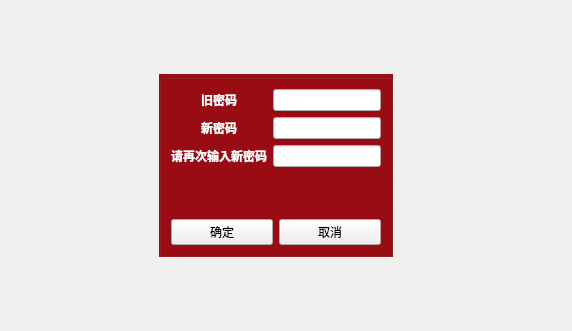
<?xml version="1.0" encoding="UTF-8"?>
<ui version="4.0">
 <class>MchangePassword</class>
 <widget class="QWidget" name="MchangePassword">
  <property name="geometry">
   <rect>
    <x>0</x>
    <y>0</y>
    <width>572</width>
    <height>331</height>
   </rect>
  </property>
  <property name="windowTitle">
   <string>changePassword</string>
  </property>
  <layout class="QGridLayout" name="gridLayout">
   <item row="1" column="3">
    <spacer name="horizontalSpacer_2">
     <property name="orientation">
      <enum>Qt::Horizontal</enum>
     </property>
     <property name="sizeHint" stdset="0">
      <size>
       <width>40</width>
       <height>20</height>
      </size>
     </property>
    </spacer>
   </item>
   <item row="0" column="2">
    <spacer name="verticalSpacer_2">
     <property name="orientation">
      <enum>Qt::Vertical</enum>
     </property>
     <property name="sizeHint" stdset="0">
      <size>
       <width>20</width>
       <height>40</height>
      </size>
     </property>
    </spacer>
   </item>
   <item row="1" column="0">
    <spacer name="horizontalSpacer">
     <property name="orientation">
      <enum>Qt::Horizontal</enum>
     </property>
     <property name="sizeHint" stdset="0">
      <size>
       <width>40</width>
       <height>20</height>
      </size>
     </property>
    </spacer>
   </item>
   <item row="2" column="2">
    <spacer name="verticalSpacer">
     <property name="orientation">
      <enum>Qt::Vertical</enum>
     </property>
     <property name="sizeHint" stdset="0">
      <size>
       <width>20</width>
       <height>40</height>
      </size>
     </property>
    </spacer>
   </item>
   <item row="1" column="1">
    <widget class="QGroupBox" name="groupBox">
     <property name="styleSheet">
      <string notr="true">QGroupBox{
	background-color: rgb(156, 12, 19);
	color: rgb(255, 255, 255);
}
QLabel{
	color: rgb(255, 255, 255);
}</string>
     </property>
     <property name="title">
      <string/>
     </property>
     <layout class="QVBoxLayout" name="verticalLayout">
      <item>
       <layout class="QFormLayout" name="formLayout">
        <property name="labelAlignment">
         <set>Qt::AlignCenter</set>
        </property>
        <property name="formAlignment">
         <set>Qt::AlignHCenter|Qt::AlignTop</set>
        </property>
        <item row="0" column="0">
         <widget class="QLabel" name="label_4">
          <property name="font">
           <font>
            <bold>true</bold>
           </font>
          </property>
          <property name="text">
           <string>旧密码</string>
          </property>
         </widget>
        </item>
        <item row="0" column="1">
         <widget class="QLineEdit" name="editPSWD">
          <property name="echoMode">
           <enum>QLineEdit::Password</enum>
          </property>
         </widget>
        </item>
        <item row="1" column="0">
         <widget class="QLabel" name="label_5">
          <property name="font">
           <font>
            <bold>true</bold>
           </font>
          </property>
          <property name="text">
           <string>新密码</string>
          </property>
         </widget>
        </item>
        <item row="1" column="1">
         <widget class="QLineEdit" name="editNPSWD">
          <property name="echoMode">
           <enum>QLineEdit::Password</enum>
          </property>
         </widget>
        </item>
        <item row="2" column="0">
         <widget class="QLabel" name="label_6">
          <property name="font">
           <font>
            <bold>true</bold>
           </font>
          </property>
          <property name="text">
           <string>请再次输入新密码</string>
          </property>
         </widget>
        </item>
        <item row="2" column="1">
         <widget class="QLineEdit" name="editNPSWD2">
          <property name="echoMode">
           <enum>QLineEdit::Password</enum>
          </property>
         </widget>
        </item>
        <item row="3" column="0">
         <spacer name="verticalSpacer_5">
          <property name="orientation">
           <enum>Qt::Vertical</enum>
          </property>
          <property name="sizeHint" stdset="0">
           <size>
            <width>20</width>
            <height>40</height>
           </size>
          </property>
         </spacer>
        </item>
       </layout>
      </item>
      <item>
       <layout class="QHBoxLayout" name="horizontalLayout">
        <item>
         <widget class="QPushButton" name="btnOK">
          <property name="text">
           <string>确定</string>
          </property>
          <property name="icon">
           <iconset>
            <normaloff>:/images/images/704.bmp</normaloff>:/images/images/704.bmp</iconset>
          </property>
         </widget>
        </item>
        <item>
         <widget class="QPushButton" name="btnCancel">
          <property name="text">
           <string>取消</string>
          </property>
          <property name="icon">
           <iconset>
            <normaloff>:/images/images/706.bmp</normaloff>:/images/images/706.bmp</iconset>
          </property>
         </widget>
        </item>
       </layout>
      </item>
     </layout>
    </widget>
   </item>
  </layout>
 </widget>
 <resources/>
 <connections/>
</ui>
